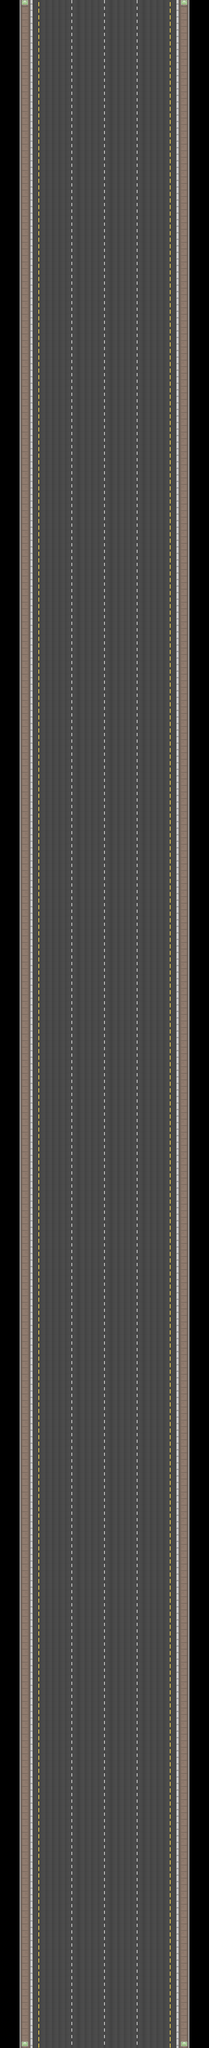

Tiled map render using the project's own tile images. Description and the map definition, with tile-layer contents summarised, below:
An orthogonal 32x313 tile map with 32x32 px tiles, 1 tile layer (foreground) and 1 object.

<map version="1.2" tiledversion="1.2.3" orientation="orthogonal" renderorder="left-up" width="32" height="313" tilewidth="32" tileheight="32" infinite="0" nextlayerid="3" nextobjectid="4">
 <tileset firstgid="1" name="Tileset" tilewidth="32" tileheight="32" tilecount="40" columns="8">
  <image source="Tileset.png" width="256" height="160" />
 </tileset>
 <layer id="1" name="foreground" width="32" height="313">
  <data>[10016 cells, 8138 non-empty, 8 distinct tile ids]</data>
 </layer>
 <objectgroup id="2" name="endZone">
  <object id="3" x="157.333" y="5.33333" width="708" height="153.333" />
 </objectgroup>
</map>